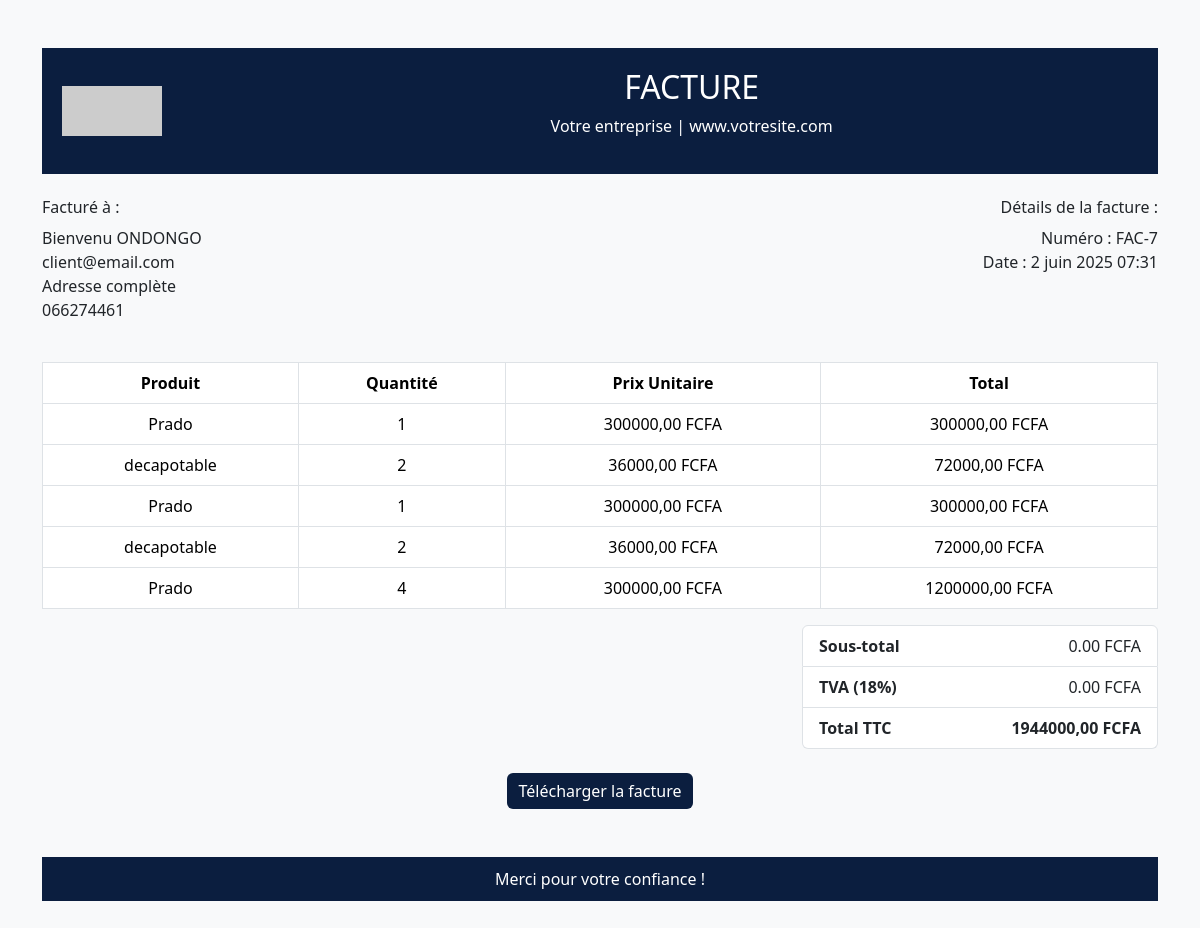
Before: /gproduit/facture/7/ with the older database file.
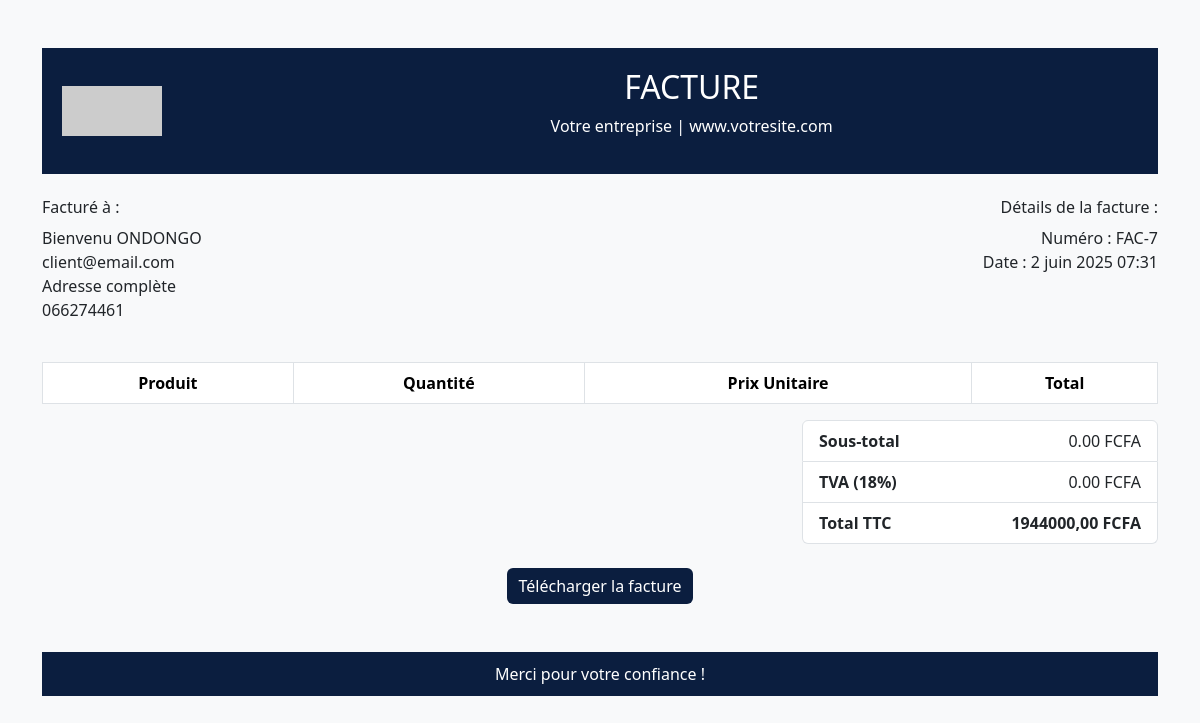
After: the same page with the newer database file.
### gproduit/models.py (models this page shows, shortened)
class vente (models.Model):
    date_achat = models.DateTimeField(auto_now_add =True)
    client = models.ForeignKey(client , on_delete =models.PROTECT)
    total_vente = models.DecimalField(max_digits=10, decimal_places =2)
    class Meta:
        ordering = ['-date_achat']

class client (models.Model):
    nom = models.CharField(max_length = 100)
    Tel = models.CharField(max_length = 13)

class lignevente(models.Model):
    Vente = models.ForeignKey(vente , on_delete = models.CASCADE, related_name='Lignes')
    produit = models.ForeignKey(produits, on_delete = models.CASCADE)
    quantite = models.PositiveIntegerField()
    prix_unitaire = models.DecimalField(max_digits=10, decimal_places=2)
    totalp = models.DecimalField(max_digits=10, decimal_places=2)

class produits(models.Model):
    nom = models.CharField(max_length =100)
    categorie = models.ForeignKey(categories, on_delete = models.CASCADE, related_name ='products')
    prix = models.DecimalField(max_digits = 10 , decimal_places =2)
    quantite = models.PositiveIntegerField()
    description = models.TextField()
    date_livraison = models.DateField()
    date_ajout = models.DateTimeField(auto_now_add = True)
    data_exp = models.DateField(null =True , blank = True)
    fournisseur = models.ForeignKey(fournisseurs,on_delete=models.CASCADE,related_name="mes_produits" )
    observation = models.TextField()
    class Meta:
        ordering = ['-date_ajout']

### gproduit/views.py (the view, shortened to what this page needs)
# urls.py: path('facture/<int:pk>/',facture.as_view(), name ="vuefacture" ),
class facture(View):
    template_name = "facture_vrai.html"
    def get(self, request, *args, **kwargs):
        pk = self.kwargs.get('pk')
        context = get_products(pk)
        return render(request, self.template_name, context)

### gproduit/fonctions.py (called while the page is built)
def get_products(pk):
    obj = vente.objects.get(pk=pk)
    prod = obj.Lignes.all
    context = {
        'obj':obj,
        'produits':prod
    }
    return context

### gproduit/templates/facture_vrai.html (shortened to what this page needs)
<!DOCTYPE html>
<html lang="fr">
{% load static%}
<head>
    <link rel="stylesheet" href="{% static 'css/bootstrap.css'%}">
</head>
<body>
    <div class="container my-5">
        <div class="facture-header text-center">
            <div class="row align-items-center">
                <div class="col-md-2 text-start">
                    <img src="https://via.placeholder.com/100x50?text=LOGO" alt="Logo" class="logo">
                </div>
                <div class="col-md-10 text-center">
                    <h2>FACTURE</h2>
                    <p>Votre entreprise | www.votresite.com</p>
                </div>
            </div>
        </div>
        <div class="row my-4">
            <div class="col-md-6">
                <h6>Facturé à :</h6>
                <p>
                    {{obj.client.nom}}<br>
                    client@email.com<br>
                    Adresse complète<br>
                    {{obj.client.Tel}}
                </p>
            </div>
            <div class="col-md-6 text-end">
                <h6>Détails de la facture :</h6>
                <p>
                    Numéro : FAC-{{obj.id}}<br>
                    Date : {{obj.date_achat}}<br>
                </p>
            </div>
        </div>
        <table class="table table-bordered">
            <thead>
                <tr>
                    <th> <center>Produit</center> </th>
                    <th> <center>Quantité</center>  </th>
                    <th><center>Prix Unitaire</center></th>
                    <th><center>Total</center></th>
                </tr>
            </thead>
            <tbody>
                {% for i in produits%}
                <tr>
                    <td><center>{{i.produit.nom}} </center> </td>
                    <td> <center>{{i.quantite}}</center> </td>
                    <td> <center>{{i.prix_unitaire}} <span>FCFA</span> </center> </td>
                    <td> <center>{{i.totalp}} <span>FCFA</span> </center> </td>
                </tr>
                {% endfor %}
            </tbody>
        </table>
        <div class="row justify-content-end">
            <div class="col-md-4">
                <ul class="list-group">
                    <li class="list-group-item d-flex justify-content-between">
                        <strong>Sous-total</strong>
                        <span>0.00 FCFA</span>
                    </li>
                    <li class="list-group-item d-flex justify-content-between">
                        <strong>TVA (18%)</strong>
                        <span>0.00 FCFA</span>
                    </li>
                    <li class="list-group-item d-flex justify-content-between">
                        <strong>Total TTC</strong>
                        <span><strong> {{obj.total_vente}} <span>FCFA</span></strong></span>
                    </li>
                </ul>
            </div>
        </div>
        <div class="text-center my-4">
            <a href="{% url 'facture_vrai'  pk=obj.pk %}" >  <button class="btn btn-imprimer" >Télécharger la facture</button></a>
        </div>
        <div class="facture-footer mt-5">
            Merci pour votre confiance !
        </div>
    </div>
</body>
</html>

### gproduit/templates/facture_vrai.html (style rules this page uses)
body { background-color: #f8f9fa; }
.facture-header { background-color: #0b1e3f; color: white; padding: 20px; }
.facture-footer { background-color: #0b1e3f; color: white; text-align: center; padding: 10px; }
.table thead { background-color: #0b1e3f; color: white; }
.btn-imprimer { background-color: #0b1e3f; color: white; border: none; }
.logo { max-height: 60px; }

Changed rows visible on the page:
removed lignevente: produit.nom "Prado", quantite "1", prix_unitaire "300000,00", totalp "300000,00"
removed lignevente: produit.nom "decapotable", quantite "2", prix_unitaire "36000,00", totalp "72000,00"
removed lignevente: produit.nom "Prado", quantite "1", prix_unitaire "300000,00", totalp "300000,00"
removed lignevente: produit.nom "decapotable", quantite "2", prix_unitaire "36000,00", totalp "72000,00"
removed lignevente: produit.nom "Prado", quantite "4", prix_unitaire "300000,00", totalp "1200000,00"
